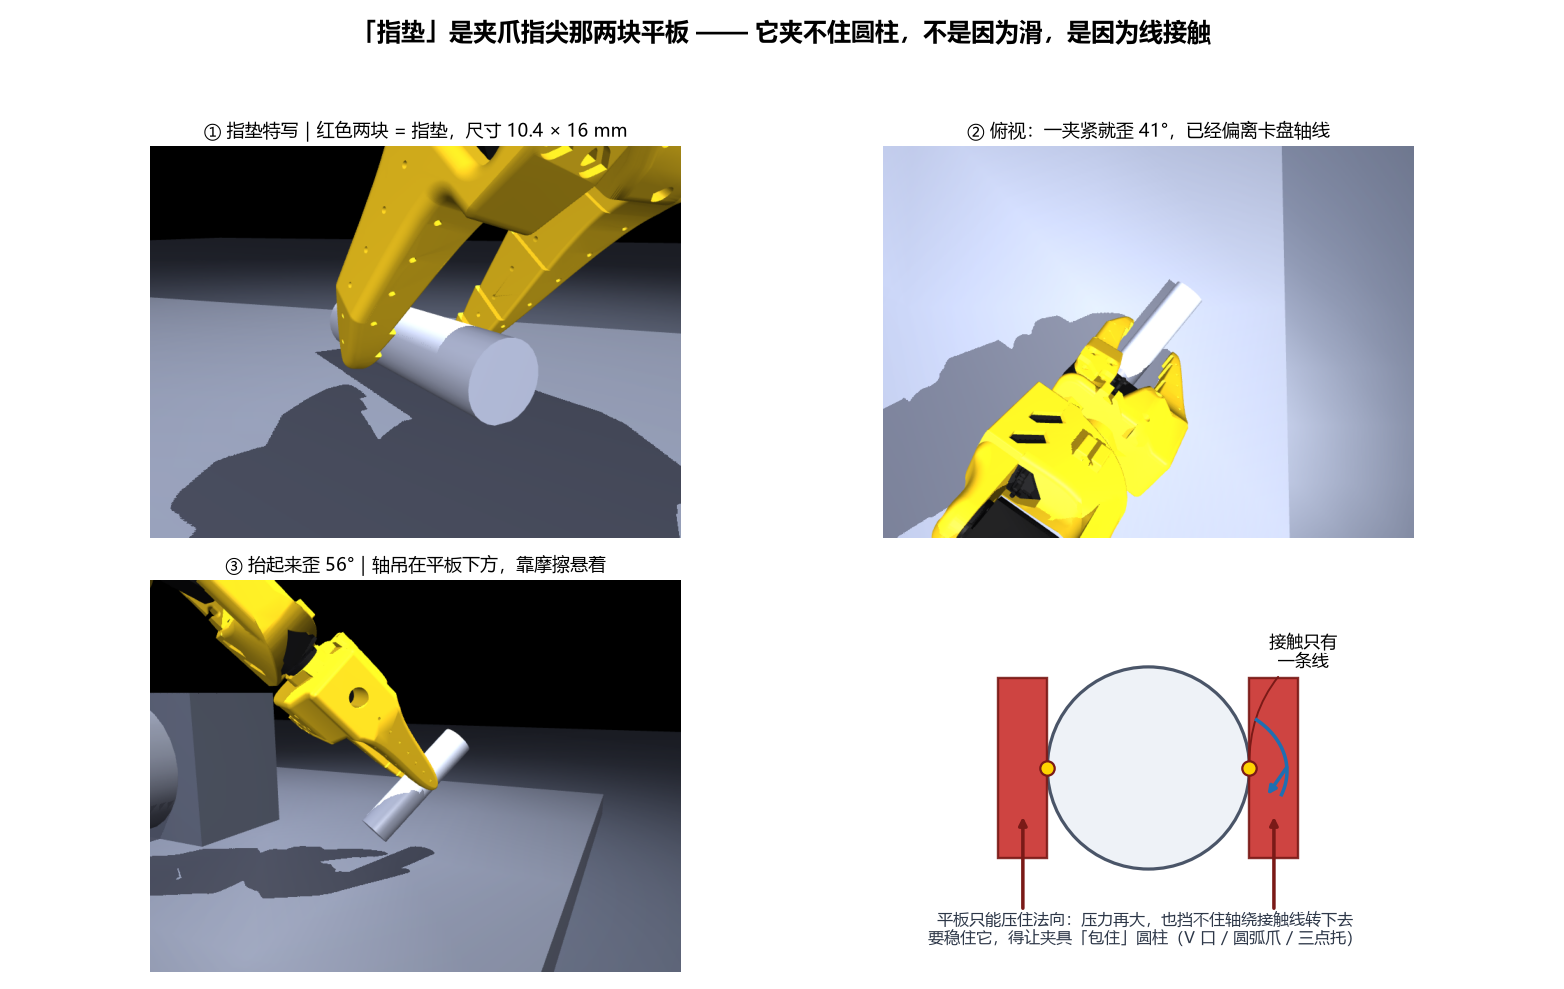

Write the Python code that produced this figure.
"""pad_explain.py -- 把「指垫」是什么、为什么架不住，画成一张图。

四个画面，同一次仿真：
  (1) 整体机位：机械臂伸到工件上方
  (2) 夹爪特写：两片指垫涂成橙色，这就是「指垫」
  (3) 夹紧瞬间：轴已经被挤歪 41 deg
  (4) 抬起后：轴吊在两片平板下面，歪到 56 deg

跑法：
    D:\\robot-env\\Scripts\\python.exe pad_explain.py
产物：pad_explain.png
"""
import os

os.environ.setdefault("MUJOCO_GL", "glfw")

import matplotlib
matplotlib.use("Agg")
import matplotlib.pyplot as plt
import mujoco
import numpy as np

import diag_feed_chuck as D
from cnfont import setup_cn_font
from demo_08_pick_and_load import Arm, GRIP_OPEN, WRIST_ROLL_GRASP

setup_cn_font()
HERE = os.path.dirname(os.path.abspath(__file__))
OUT = os.path.join(HERE, "pad_explain.png")

GRIP = 0.17          # exp_plain_cyl.py 扫出来的稳定夹紧量
PAD_RGBA = [0.85, 0.08, 0.12, 1.0]      # 鲜红 = 指垫（SO-101 本体是黄色，红才分得开）


def make_cam(lookat, distance, azimuth, elevation):
    c = mujoco.MjvCamera()
    mujoco.mjv_defaultCamera(c)
    c.lookat[:] = lookat
    c.distance = distance
    c.azimuth = azimuth
    c.elevation = elevation
    return c


def main():
    model = D.build_model()
    data = mujoco.MjData(model)
    rend = mujoco.Renderer(model, height=560, width=760)
    rend.scene.flags[mujoco.mjtRndFlag.mjRND_SKYBOX] = False
    rend.scene.flags[mujoco.mjtRndFlag.mjRND_HAZE] = False
    rend.scene.flags[mujoco.mjtRndFlag.mjRND_SHADOW] = True

    pads = [g for g in range(model.ngeom)
            if (mujoco.mj_id2name(model, mujoco.mjtObj.mjOBJ_GEOM, g) or "")
            .endswith("_pad")]

    arm = Arm(model, data)
    sj = mujoco.mj_name2id(model, mujoco.mjtObj.mjOBJ_JOINT, "shaft_free")
    sq = model.jnt_qposadr[sj]

    mujoco.mj_resetData(model, data)
    data.qpos[arm.qadr[4]] = WRIST_ROLL_GRASP
    data.ctrl[4] = WRIST_ROLL_GRASP
    data.ctrl[arm.grip_act] = GRIP_OPEN
    for _ in range(600):
        for k in range(5):
            data.ctrl[k] = data.qpos[arm.qadr[k]]
        mujoco.mj_step(model, data)

    rest = data.qpos[sq:sq + 3].copy()
    for tgt, grip, ns in (
            ([rest[0], rest[1], rest[2] + 0.085], GRIP_OPEN, 450),
            ([rest[0], rest[1], rest[2] + 0.002], GRIP_OPEN, 380),
            ([rest[0], rest[1], rest[2] + 0.002], GRIP, 320)):
        arm.move_to(np.array(tgt), n_steps=ns, grip=grip,
                    wrist_roll=WRIST_ROLL_GRASP)

    at_close = data.qpos[sq:sq + 3].copy()
    pc = arm.pad_center()
    tilt_close = D.tilt_deg(data.qpos[sq + 3:sq + 7])

    wide = make_cam(pc, 0.34, -50, -28)
    near = make_cam(pc, 0.135, -70, -14)
    side = make_cam(pc, 0.155, 25, -8)
    plan = make_cam(pc, 0.30, 0, -86)        # 俯视：看轴歪了多少最直观

    shots = {}
    for k in pads:
        model.geom_rgba[k] = PAD_RGBA
    rend.update_scene(data, camera=near)
    shots["pads"] = rend.render().copy()
    rend.update_scene(data, camera=wide)
    shots["wide"] = rend.render().copy()
    rend.update_scene(data, camera=plan)
    shots["close"] = rend.render().copy()      # 夹紧瞬间，抬升之前

    arm.move_to(np.array([at_close[0], at_close[1], at_close[2] + 0.08]),
                n_steps=420, grip=GRIP)
    tilt_lift = D.tilt_deg(data.qpos[sq + 3:sq + 7])
    side_lift = make_cam(arm.pad_center(), 0.30, 25, -10)
    rend.update_scene(data, camera=side_lift)
    shots["lift"] = rend.render().copy()

    fig, axes = plt.subplots(2, 2, figsize=(13.6, 8.6))
    for ax, (key, title) in zip(
            (axes[0][0], axes[0][1], axes[1][0], axes[1][1]),
            (("pads", "① 指垫特写｜红色两块 = 指垫，尺寸 10.4 × 16 mm"),
             ("close", "② 俯视：一夹紧就歪 %.0f°，已经偏离卡盘轴线"
              % tilt_close),
             ("lift", "③ 抬起来歪 %.0f°｜轴吊在平板下方，靠摩擦悬着" % tilt_lift),
             (None, "④ 为什么：线接触管不住转动"))):
        if key is not None:
            ax.imshow(shots[key])
            ax.set_title(title, fontsize=11.5, pad=6)
        ax.axis("off")
    draw_schematic(axes[1][1])

    fig.suptitle("「指垫」是夹爪指尖那两块平板 —— 它夹不住圆柱，不是因为滑，是因为线接触",
                 fontsize=15, fontweight="bold")
    fig.tight_layout(rect=[0, 0, 1, 0.94])
    fig.savefig(OUT, dpi=115, facecolor="white")
    plt.close(fig)
    print("PAD_PNG %s" % OUT)
    print("TILT close=%.1f lift=%.1f" % (tilt_close, tilt_lift))
    return 0


def draw_schematic(ax):
    """侧视示意：两片平板 + 圆柱 + 两条接触线 + 转动力矩。"""
    ax.set_xlim(-1.35, 1.35)
    ax.set_ylim(-1.25, 1.15)
    ax.set_aspect("equal")

    # 圆柱
    circ = plt.Circle((0, 0), 0.62, facecolor="#eef2f7",
                      edgecolor="#4a5568", linewidth=2, zorder=2)
    ax.add_patch(circ)

    # 两片平板
    for sx in (-1, 1):
        x0 = sx * 0.92 if sx < 0 else 0.62
        ax.add_patch(plt.Rectangle((x0, -0.55), 0.30, 1.10,
                                   facecolor="#c9302c", edgecolor="#7a1a17",
                                   linewidth=1.5, zorder=3,
                                   alpha=0.9))
        ax.annotate("", xy=(sx * 0.77, -0.28), xytext=(sx * 0.77, -0.88),
                    arrowprops=dict(arrowstyle="-|>", lw=2.2,
                                    color="#7a1a17"), zorder=4)

    # 两条接触线（点）
    for sx in (-1, 1):
        ax.plot([sx * 0.62], [0], marker="o", markersize=9,
                color="#ffd400", markeredgecolor="#7a1a17",
                markeredgewidth=1.4, zorder=6)
    ax.annotate("接触只有\n一条线", xy=(0.62, 0.0), xytext=(0.95, 0.62),
                fontsize=10.5, ha="center",
                arrowprops=dict(arrowstyle="-", lw=1.2, color="#7a1a17",
                                connectionstyle="arc3,rad=0.25"))

    # 转动力矩：轴想绕接触线转下去
    tt = np.linspace(-0.35, 0.85, 60)
    ax.plot(0.30 + 0.55 * np.cos(tt), 0.0 - 0.02 + 0.42 * np.sin(tt),
            color="#1f6fb2", lw=2.2, zorder=5)
    ax.annotate("", xy=(0.72, -0.18), xytext=(0.86, 0.02),
                arrowprops=dict(arrowstyle="-|>", lw=2.2, color="#1f6fb2"),
                zorder=6)
    ax.text(-0.02, -1.10,
            "平板只能压住法向：压力再大，也挡不住轴绕接触线转下去\n"
            "要稳住它，得让夹具「包住」圆柱（V 口 / 圆弧爪 / 三点托）",
            fontsize=10.2, ha="center", va="bottom", color="#2d3748")
    ax.set_axis_off()


if __name__ == "__main__":
    raise SystemExit(main())
